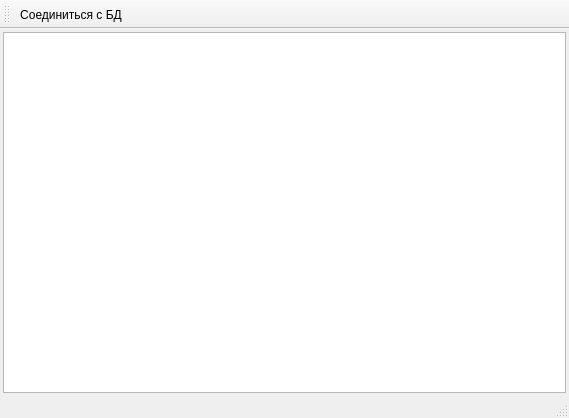
<?xml version="1.0" encoding="UTF-8"?>
<ui version="4.0">
 <class>MainWindow</class>
 <widget class="QMainWindow" name="MainWindow">
  <property name="geometry">
   <rect>
    <x>0</x>
    <y>0</y>
    <width>569</width>
    <height>418</height>
   </rect>
  </property>
  <property name="windowTitle">
   <string>MainWindow</string>
  </property>
  <widget class="QWidget" name="centralWidget">
   <layout class="QGridLayout" name="gridLayout">
    <property name="margin">
     <number>3</number>
    </property>
    <property name="spacing">
     <number>3</number>
    </property>
    <item row="0" column="0">
     <widget class="QTableView" name="tableView"/>
    </item>
   </layout>
  </widget>
  <widget class="QMenuBar" name="menuBar">
   <property name="geometry">
    <rect>
     <x>0</x>
     <y>0</y>
     <width>569</width>
     <height>25</height>
    </rect>
   </property>
  </widget>
  <widget class="QToolBar" name="mainToolBar">
   <property name="iconSize">
    <size>
     <width>16</width>
     <height>16</height>
    </size>
   </property>
   <attribute name="toolBarArea">
    <enum>TopToolBarArea</enum>
   </attribute>
   <attribute name="toolBarBreak">
    <bool>false</bool>
   </attribute>
   <addaction name="action_connect_db"/>
  </widget>
  <widget class="QStatusBar" name="statusBar"/>
  <action name="action_connect_db">
   <property name="checkable">
    <bool>true</bool>
   </property>
   <property name="icon">
    <iconset resource="res/resource.qrc">
     <normaloff>:/db_connect.png</normaloff>:/db_connect.png</iconset>
   </property>
   <property name="text">
    <string>Соединиться с БД</string>
   </property>
  </action>
 </widget>
 <layoutdefault spacing="6" margin="11"/>
 <resources>
  <include location="res/resource.qrc"/>
 </resources>
 <connections/>
</ui>
